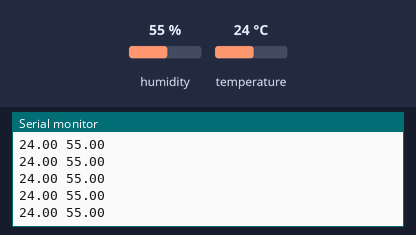
Recording of a sketch running on a simulated Arduino Uno, built with avr-gcc and run on an emulated ATmega328P. Shown: the last lines printed to the serial monitor. The inputs (shaded band) are chosen by the test bench; at power-on: humidity 55 %, temperature 24 °C.

Above: at 1.2 s.
1.3 s: humidity set to 22 %
At 2.4 s:
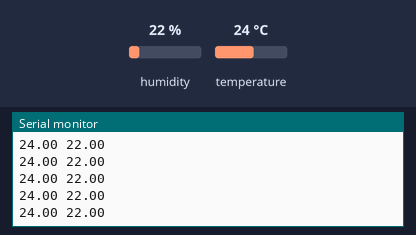
2.8 s: temperature set to 12 °C
At 3.9 s:
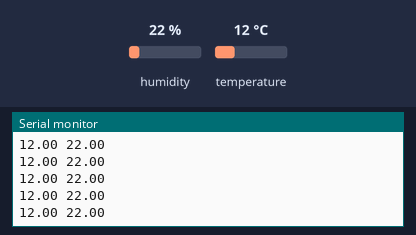
4.3 s: humidity set to 40 %
At 5.3 s:
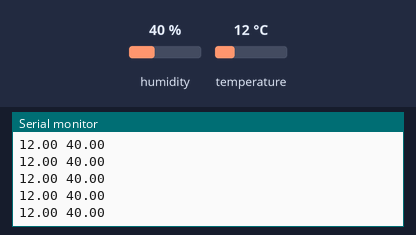
Timing chart, 0 to 7.3 s (numbered marks = the images above; inputs shaded):
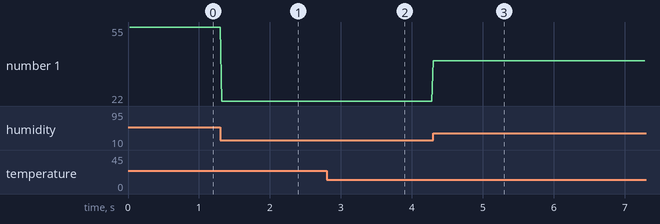

The sketch:

temphumid.ino
```cpp
#include <dht.h>

dht DHT;

#define DHT11_PIN 7

void setup(){
  Serial.begin(9600);
}

void loop()
{
  int chk = DHT.read11(DHT11_PIN);
  if (DHT.temperature > -100.00) {
    Serial.print(DHT.temperature);
    Serial.print(" ");
    Serial.print(DHT.humidity);
    Serial.println("");
  }
}
```

Measured:
- after the input at 1.3 s, the serial monitor: prints a new line at once (image 1)
- after the input at 2.8 s, the serial monitor: prints a new line at once (image 2)
- after the input at 4.3 s, the serial monitor: prints a new line at once (image 3)
- plotted number 1: 55 → 22 after the input at 1.3 s, 22 → 40 after the input at 4.3 s
